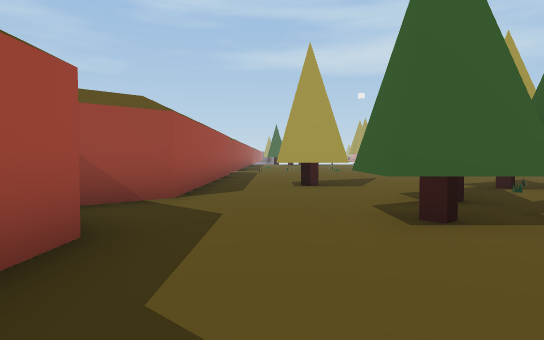
[1] (above)

24 first-person views from a walk through a 3-D level made in the Unity game engine. The camera is 1.2 m above the floor, tilts 2° down and sees 70° across. The floor is counted in squares, 2 m on a side. Each view is taken from the middle of a square. On the plan, view 1 faces up. The plan holds only what a view shows up to about 11 squares ahead; the rest is blank. The place goes on beyond the plan. Some surface patterns are stand-ins.

[2]
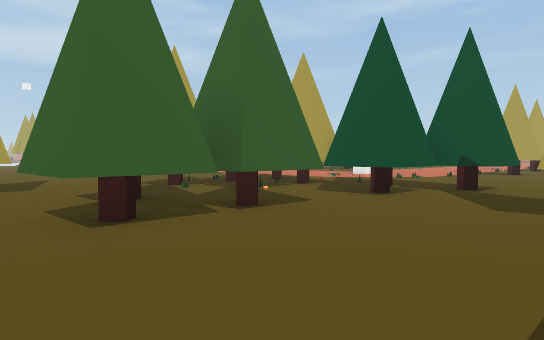

[3]
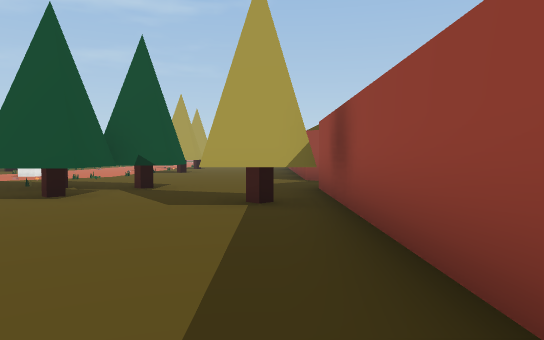

[4]
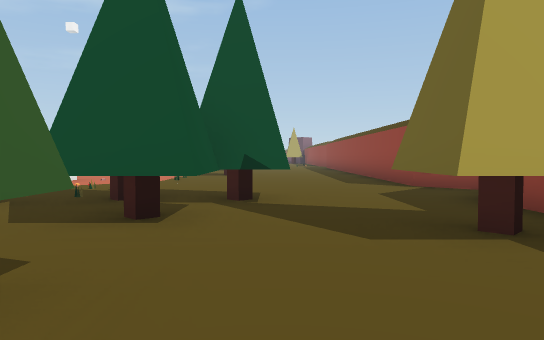

[5]
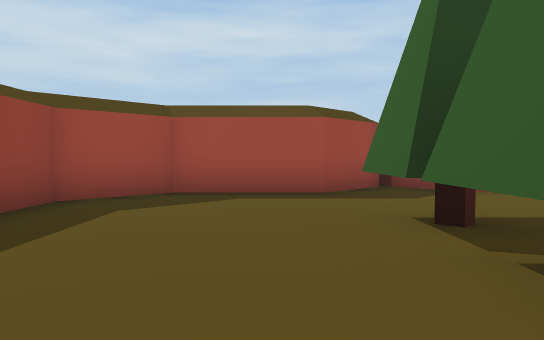

[6]
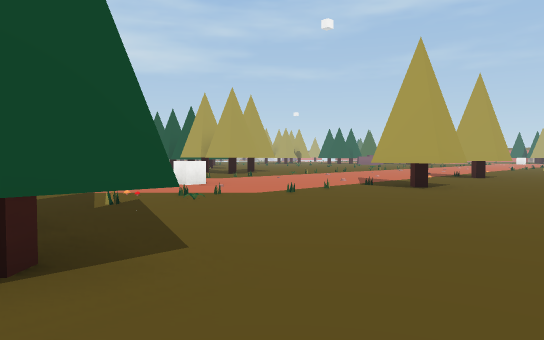

[7]
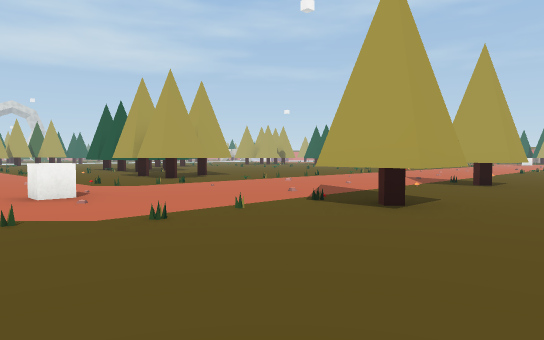

[8]
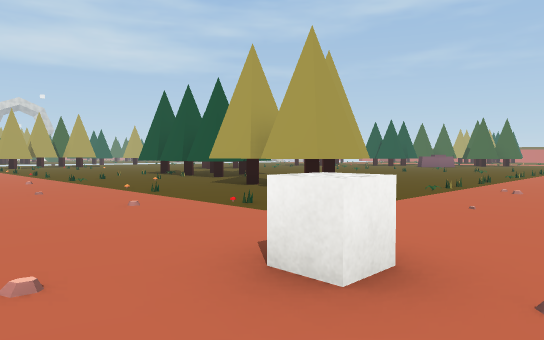

[9]
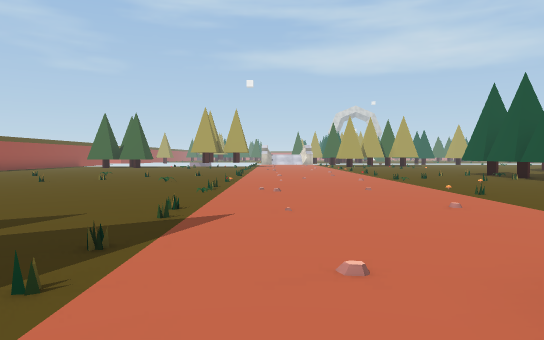

[10]
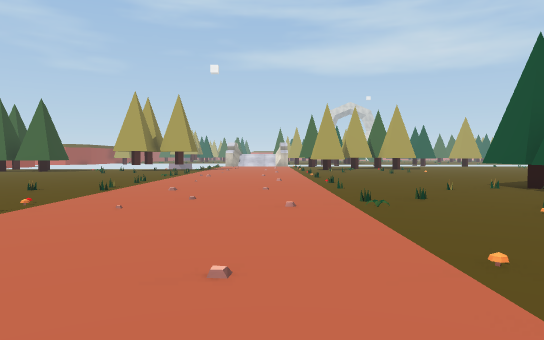

[11]
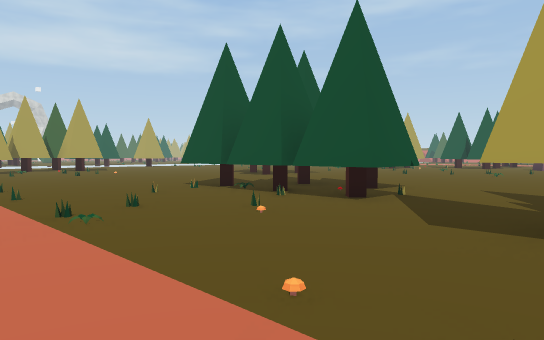

[12]
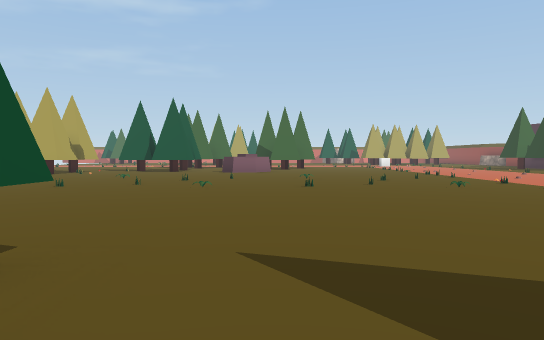

[13]
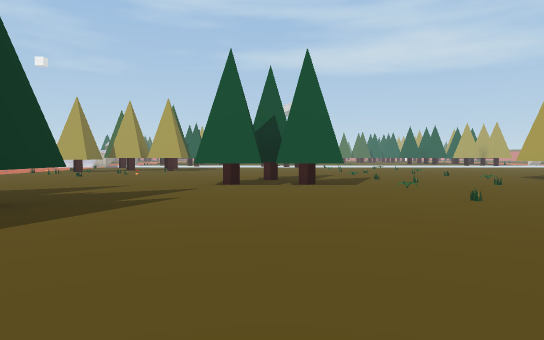

[14]
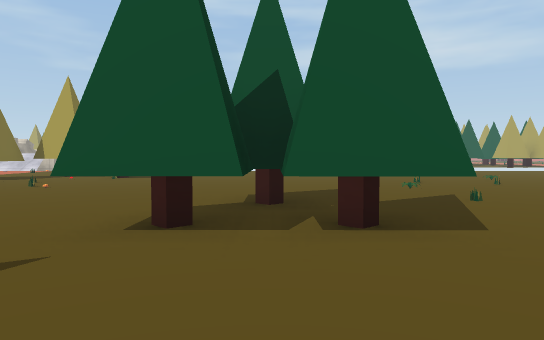

[15]
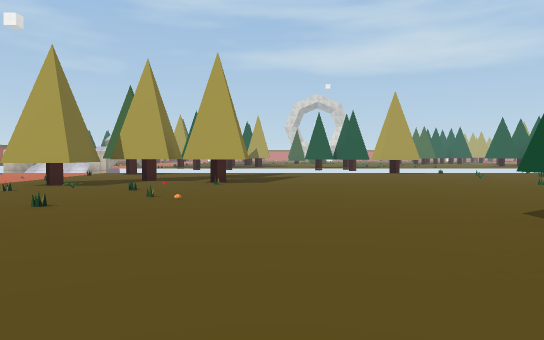

[16]
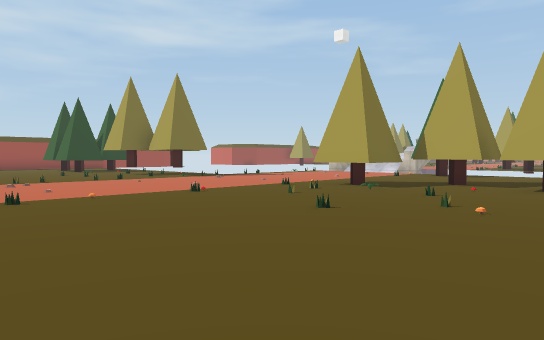

[17]
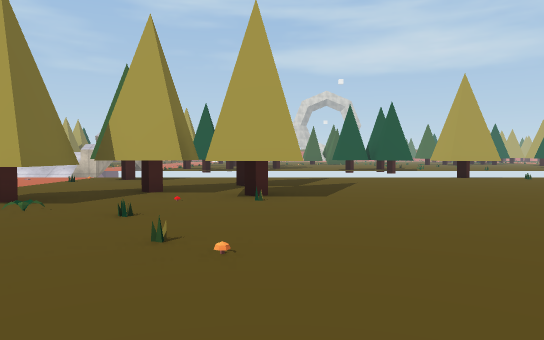

[18]
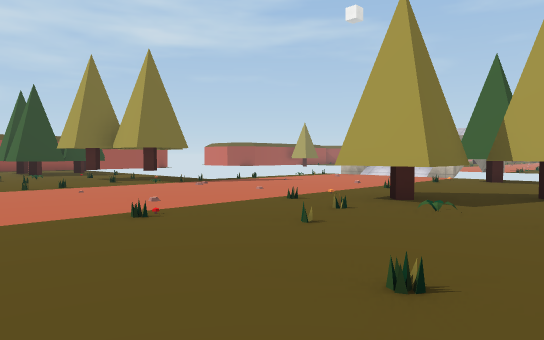

[19]
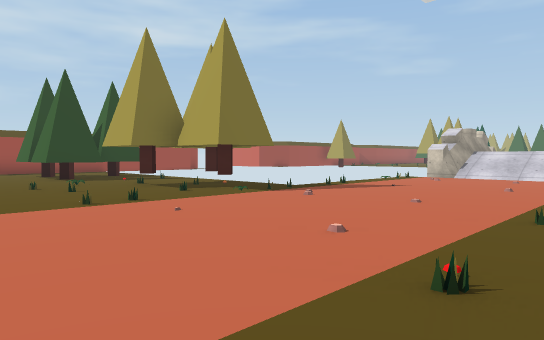

[20]
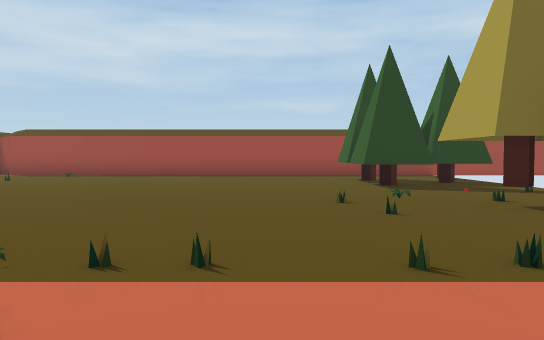

[21]
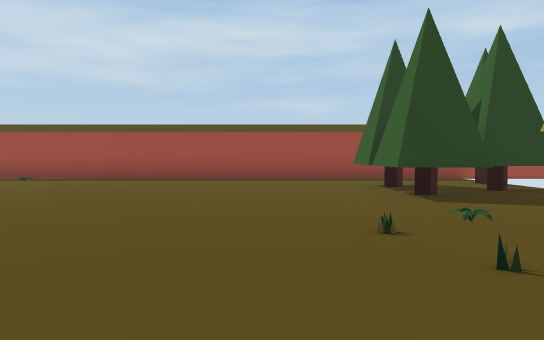

[22]
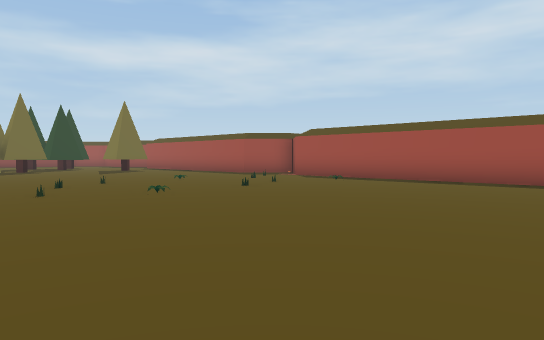

[23]
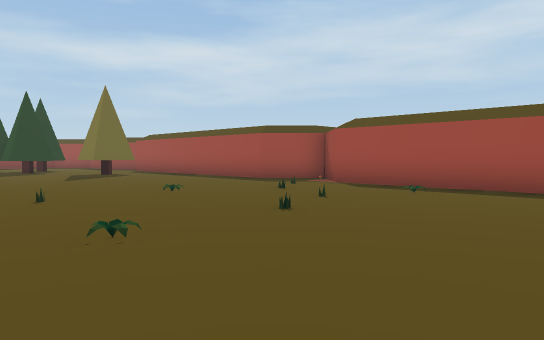

[24]
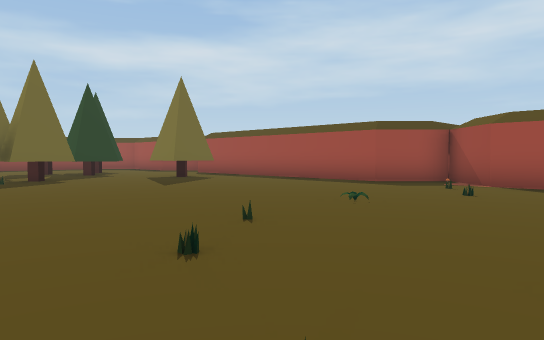

### Floor plan
Key: @ floor where view 1 was taken; # wall or solid block; x gap in a wall; . main floor; : floor 1.5 m higher than the main floor; / step, stairs or slope; ^ raised ledge; T tree; H thing the floor can be seen under or through; C cube.
Columns run from 3 left of view 1 to 29 right of it. Each row starts with its distance up from view 1.
 36               ::
 35              ^//          TT
 34             x///#.........T#.
 33             ./../TT..........
 32             .... ...........
 31             ........T ........
 30             .......T..........
 29   .TT....##........#TT...........
 28   .TT#...###T....T#..............
 27  #..#T#..###....................
 26  #..#T#..T......................
 25  #.............................
 24  #..............................
 23  #.......................#......T
 22  #......................#T#.....T
 21  #......................#T#.....
 20  #..............................
 19  #..............................
 18  #..................#T#.........
 17  #..................#T#.........
 16  #..................TT#.........
 15 ##..................#...........
 14 #...............................
 13 ##................T ............
 12  #................#T# ..........
 11  #................###T..........
 10  #................T#............
  9  #........ .....................
  8  #.TT..TT   ............... ....
  7  #.....#T   ...C.......       ..
  6  #...TT. TT.............
  5 ##...##. TT..............
  4 #...##T..TH .....#T...T...
  3 ##..T##..HHH.....T#...#...
  2  #........HH............
  1  #.................
  0  ##@....T........
 -1   #########..####
 -2             ##

Where each view was taken, in squares from view 1:
view 1: 0 up, 0 right, facing up
view 2: 0 up, 0 right, facing up-right
view 3: 0 up, 0 right, facing right
view 4: 2 up, 2 right, facing right
view 5: 2 up, 5 right, facing left
view 6: 0 up, 7 right, facing up-right
view 7: 1 up, 10 right, facing up-right
view 8: 6 up, 10 right, facing up-right
view 9: 6 up, 10 right, facing up
view 10: 11 up, 12 right, facing up
view 11: 12 up, 12 right, facing up-right
view 12: 14 up, 17 right, facing right
view 13: 13 up, 22 right, facing up
view 14: 18 up, 22 right, facing up
view 15: 20 up, 19 right, facing up
view 16: 21 up, 19 right, facing up-left
view 17: 23 up, 18 right, facing up
view 18: 23 up, 17 right, facing up-left
view 19: 23 up, 14 right, facing up-left
view 20: 24 up, 11 right, facing left
view 21: 24 up, 9 right, facing left
view 22: 24 up, 8 right, facing down-left
view 23: 21 up, 6 right, facing down-left
view 24: 18 up, 7 right, facing down-left
